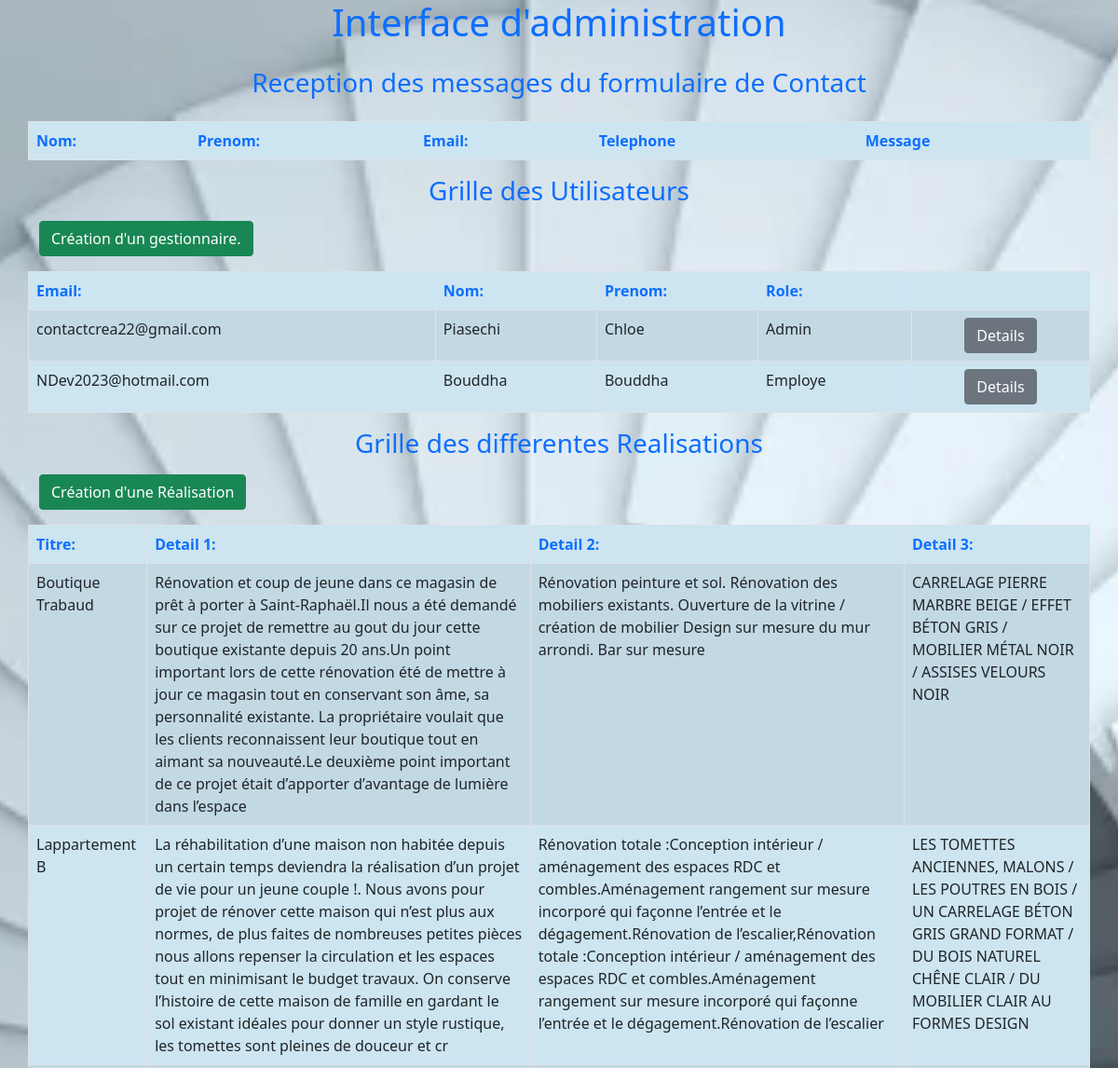
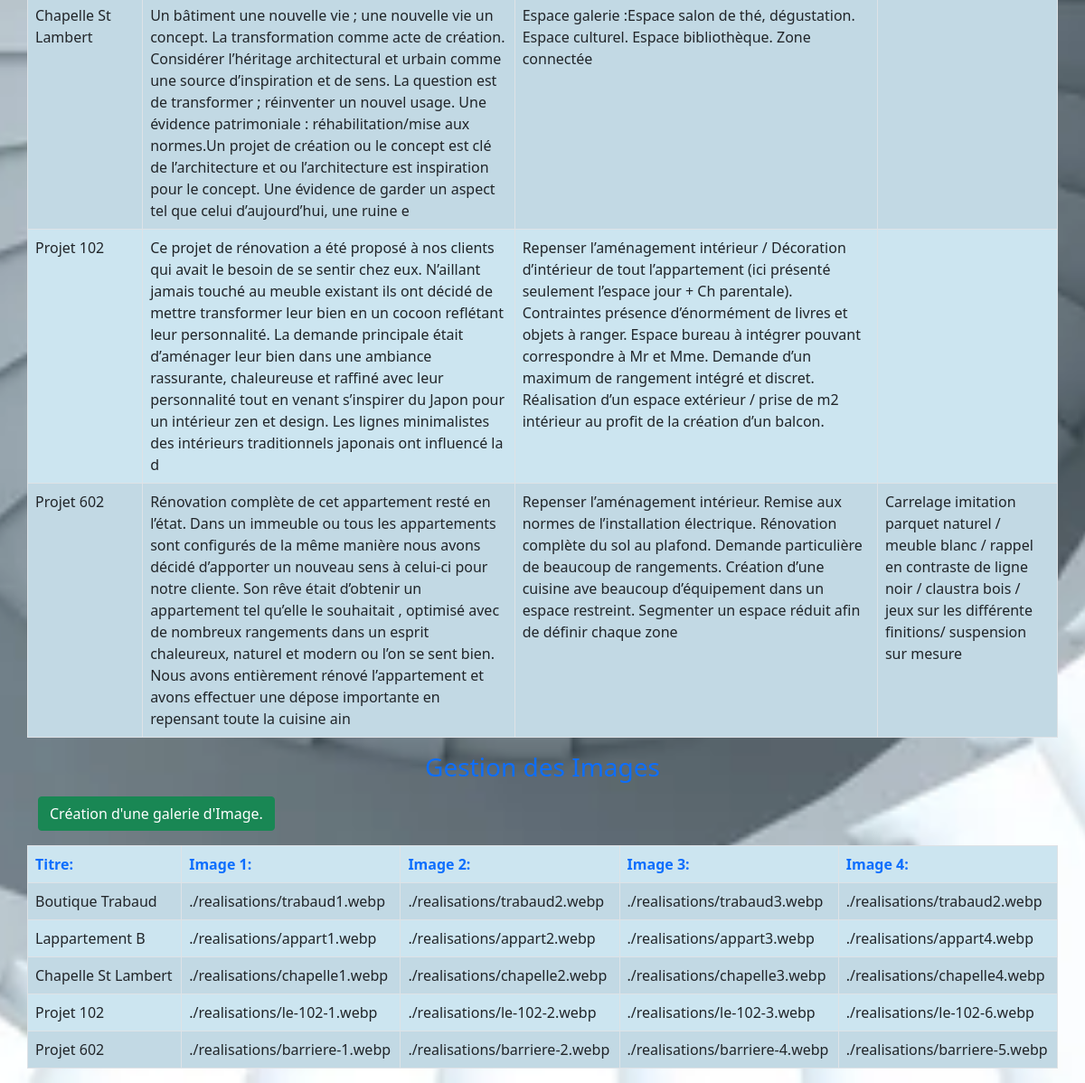
The page /InterfAdminis.php on the database its author committed (2 pictures, top to bottom).
### tables this page shows
CREATE Table if NOT EXISTS User(
    Id int not NULL UNIQUE  PRIMARY KEY AUTO_INCREMENT,
    Email VARCHAR(65) not NULL,
    Name VARCHAR(65) not null,
    Firstname VARCHAR(65) not null,
    Role VARCHAR(65) not null
);

CREATE TABLE IF NOT EXISTS Picture (
    Id INT NOT NULL PRIMARY KEY AUTO_INCREMENT,
    Image1 VARCHAR(65) NOT NULL,
    Image2 VARCHAR(65) NOT NULL,
    Image3 VARCHAR(65) NOT NULL,
    Image4 VARCHAR(65) NOT NULL,
    Image5 VARCHAR(65),
    Id_Real INT not NULL,
    FOREIGN KEY (Id_Real) REFERENCES Realisation(Id)
);

CREATE Table Realisation(
    id INT NOT NULL PRIMARY KEY AUTO_INCREMENT,
    Titre VARCHAR(65) NOT NULL,
    Detail1 VARCHAR(65) not NULL,
    Detail2 VARCHAR(65),
    Detail3 VARCHAR(65),
    Detail4 VARCHAR(65)
);

### pdo.php (called while the page is built, shortened)
<?php
function getDetailetImage($pdo)
{
    try {
    $query  = $pdo->prepare("SELECT * FROM Realisation  INNER JOIN Picture ON Realisation.id = Id_Real");
    $query->execute();
    $DetailetImage = $query->fetchAll(PDO::FETCH_ASSOC);
    return $DetailetImage;
}
catch (Exception $e){
 echo 'erreur sur les demande de detail des realisations';
}
}
function getUtilisateur($pdo)
{
    try {
        $query  = $pdo->prepare("SELECT * FROM User");
        $query->execute();
        $Utilisateur = $query->fetchAll(PDO::FETCH_ASSOC);
        return $Utilisateur;
    }
    catch (Exception $e){
     echo 'Erreur sur les demandes user';
    }
}

### InterfAdminis.php (the view, shortened to what this page needs)
<?php
require_once './pdo.php';
require_once './top.php';
$utilisateurs = getUtilisateur($pdo);
$details = getDetailetImage($pdo);
?>
<body>
  <header>
    <h1 class="h1 text-center text-primary">
    </h1>
  </header>
  <main>
    <div class="container">
      <div class="row">
        <h3 class="text-center  text-primary  mt-3 mb-4">Reception des messages du formulaire de Contact </h3>
      </div>
      <div class="row">
        <table class="table table-striped table-bordered backgroungarray">
          <thead class="text-primary">
            <tr>
              <th>Nom:</th>
              <th>Prenom:</th>
              <th>Email:</th>
              <th>Telephone</th>
              <th>Message</th>
            </tr>
          </thead>
        </table>
      </div>
      <div class="row">
        <h3 class="text-center  text-primary mb-3">Grille des Utilisateurs </h3>
      </div>
      <div class="row">
        <p>
          <a href="createUsers.php" class="btn btn-success">Création d'un gestionnaire.</a>
        </p>
        <table class="table table-striped table-bordered backgroungarray">
          <thead class="text-primary">
            <tr>
              <th>Email:</th>
              <th>Nom:</th>
              <th>Prenom:</th>
              <th>Role:</th>
            </tr>
          </thead>
          <tbody>
            <?php
            foreach ($utilisateurs as $cle => $User) { ?>
              <tr>
                <td> <?= $User['Email']; ?> </td>
                <td> <?= $User['Name']; ?> </td>
                <td> <?= $User['Firstname']; ?> </td>
                <td> <?= $User['Role']; ?> </td>
                <td class="text-center">
                  <a class="btn btn-secondary" href="visu.php?id=<?= $User['Id']; ?>">Details</a>
                </td>
              </tr>
            <?php } ?>
          </tbody>
        </table>
      </div>
    </div>
    <div class="container">
      <div class="row">
        <h3 class="text-center  text-primary mb-3">Grille des differentes Realisations </h3>
      </div>
      <div class="row">
        <p>
          <a href="createRealisation.php" class="btn btn-success">Création d'une Réalisation</a>
        </p>
        <table class="table table-striped table-bordered backgroungarray">
          <thead class="text-primary">
            <tr>
              <th>Titre:</th>
              <th>Detail 1:</th>
              <th>Detail 2:</th>
              <th>Detail 3:</th>
            </tr>
          </thead>
          <tbody>
            <?php
            foreach ($details as $cle => $Detail) { ?>
              <tr>
                <td> <?= $Detail['Titre']; ?> </td>
                <td> <?= $Detail['detail1']; ?> </td>
                <td> <?= $Detail['detail2']; ?> </td>
                <td> <?= $Detail['detail3']; ?> </td>
              </tr>
            <?php } ?>
          </tbody>
        </table>
      </div>
      <div class="row">
        <h3 class="text-center  text-primary mb-3">Gestion des Images </h3>
      </div>
      <div class="row">
        <p>
          <a href="createImage.php" class="btn btn-success">Création d'une galerie d'Image.</a>
        </p>
        <table class="table table-striped table-bordered backgroungarray ">
          <thead class="text-primary">
            <tr>
              <th>Titre:</th>
              <th>Image 1:</th>
              <th>Image 2:</th>
              <th>Image 3:</th>
              <th>Image 4:</th>
            </tr>
          </thead>
          <tbody>
            <?php
            foreach ($details as $cle => $Detail) { ?>
              <tr>
                <td> <?= $Detail['Titre']; ?> </td>
                <td> <?= $Detail['Image1']; ?> </td>
                <td> <?= $Detail['Image2']; ?> </td>
                <td> <?= $Detail['Image3']; ?> </td>
                <td> <?= $Detail['Image4']; ?> </td>
              </tr>
            <?php } ?>
          </tbody>
        </table>
      </div>
    </div>
  </main>
</body>
</html>

### css/style.css (style rules this page uses)
html { width: 100%; height: 100%; }
body { background-repeat: no-repeat; background: center url("../asset/escalier.jpeg"); background-size: cover; background-attachment: fixed; display: flex; flex-direction: column; justify-content: space-between; font-size: x-large; box-sizing: border-box; min-height: 100%; }
.backgroungarray { background: #CCE5F0; }

### rows shown on the page
user: Email "contactcrea22@gmail.com", Name "Piasechi", Firstname "Chloe", Role "Admin"
user: Email "NDev2023@hotmail.com", Name "Bouddha", Firstname "Bouddha", Role "Employe"
picture: Id_Real.Titre "Boutique Trabaud", Id_Real.detail1 "Rénovation et coup de jeune dans ce magasin de prêt à porter à Saint-Raphaël.Il nous a été demandé sur ce projet de remettre au gout du jour cette boutique existante depuis 20 ans.Un point important lors de cette rénovation été de mettre à jour ce magasin tout en conservant son âme, sa personnalité existante. La propriétaire voulait que les clients reconnaissent leur boutique tout en aimant sa nouveauté.Le deuxième point important de ce projet était d’apporter d’avantage de lumière dans l’espace", Id_Real.detail2 "Rénovation peinture et sol. Rénovation des mobiliers existants. Ouverture de la vitrine / création de mobilier Design sur mesure du mur arrondi. Bar sur mesure", Id_Real.detail3 "CARRELAGE PIERRE MARBRE BEIGE / EFFET BÉTON GRIS / MOBILIER MÉTAL NOIR / ASSISES VELOURS NOIR", Image1 "./realisations/trabaud1.webp", Image2 "./realisations/trabaud2.webp", Image3 "./realisations/trabaud3.webp", Image4 "./realisations/trabaud2.webp"
picture: Id_Real.Titre "Lappartement B", Id_Real.detail1 "La réhabilitation d’une maison non habitée depuis un certain temps deviendra la réalisation d’un projet de vie pour un jeune couple !. Nous avons pour projet de rénover cette maison qui n’est plus aux normes, de plus faites de nombreuses petites pièces nous allons repenser la circulation et les espaces tout en minimisant le budget travaux. On conserve l’histoire de cette maison de famille en gardant le sol existant idéales pour donner un style rustique, les tomettes sont pleines de douceur et cr", Id_Real.detail2 "Rénovation totale :Conception intérieur / aménagement des espaces RDC et combles.Aménagement rangement sur mesure incorporé qui façonne l’entrée et le dégagement.Rénovation de l’escalier,Rénovation totale :Conception intérieur / aménagement des espaces RDC et combles.Aménagement rangement sur mesure incorporé qui façonne l’entrée et le dégagement.Rénovation de l’escalier", Id_Real.detail3 "LES TOMETTES ANCIENNES, MALONS / LES POUTRES EN BOIS / UN CARRELAGE BÉTON GRIS GRAND FORMAT / DU BOIS NATUREL CHÊNE CLAIR / DU MOBILIER CLAIR AU FORMES DESIGN", Image1 "./realisations/appart1.webp", Image2 "./realisations/appart2.webp", Image3 "./realisations/appart3.webp", Image4 "./realisations/appart4.webp"
picture: Id_Real.Titre "Chapelle St Lambert", Id_Real.detail1 "Un bâtiment une nouvelle vie ; une nouvelle vie un concept. La transformation comme acte de création. Considérer l’héritage architectural et urbain comme une source d’inspiration et de sens. La question est de transformer ; réinventer un nouvel usage. Une évidence patrimoniale : réhabilitation/mise aux normes.Un projet de création ou le concept est clé de l’architecture et ou l’architecture est inspiration pour le concept. Une évidence de garder un aspect tel que celui d’aujourd’hui, une ruine e", Id_Real.detail2 "Espace galerie :Espace salon de thé, dégustation. Espace culturel. Espace bibliothèque. Zone connectée", Image1 "./realisations/chapelle1.webp", Image2 "./realisations/chapelle2.webp", Image3 "./realisations/chapelle3.webp", Image4 "./realisations/chapelle4.webp"
picture: Id_Real.Titre "Projet 102", Id_Real.detail1 "Ce projet de rénovation a été proposé à nos clients qui avait le besoin de se sentir chez eux. N’aillant jamais touché au meuble existant ils ont décidé de mettre transformer leur bien en un cocoon reflétant leur personnalité. La demande principale était d’aménager leur bien dans une ambiance rassurante, chaleureuse et raffiné avec leur personnalité tout en venant s’inspirer du Japon pour un intérieur zen et design. Les lignes minimalistes des intérieurs traditionnels japonais ont influencé la d", Id_Real.detail2 "Repenser l’aménagement intérieur / Décoration d’intérieur de tout l’appartement (ici présenté seulement l’espace jour + Ch parentale). Contraintes présence d’énormément de livres et objets à ranger. Espace bureau à intégrer pouvant correspondre à Mr et Mme. Demande d’un maximum de rangement intégré et discret. Réalisation d’un espace extérieur / prise de m2 intérieur au profit de la création d’un balcon.", Image1 "./realisations/le-102-1.webp", Image2 "./realisations/le-102-2.webp", Image3 "./realisations/le-102-3.webp", Image4 "./realisations/le-102-6.webp"
picture: Id_Real.Titre "Projet 602", Id_Real.detail1 "Rénovation complète de cet appartement resté en l’état. Dans un immeuble ou tous les appartements sont configurés de la même manière nous avons décidé d’apporter un nouveau sens à celui-ci pour notre cliente. Son rêve était d’obtenir un appartement tel qu’elle le souhaitait , optimisé avec de nombreux rangements dans un esprit chaleureux, naturel et modern ou l’on se sent bien. Nous avons entièrement rénové l’appartement et avons effectuer une dépose importante en repensant toute la cuisine ain", Id_Real.detail2 "Repenser l’aménagement intérieur. Remise aux normes de l’installation électrique. Rénovation complète du sol au plafond. Demande particulière de beaucoup de rangements. Création d’une cuisine ave beaucoup d’équipement dans un espace restreint. Segmenter un espace réduit afin de définir chaque zone", Id_Real.detail3 "Carrelage imitation parquet naturel / meuble blanc / rappel en contraste de ligne noir / claustra bois / jeux sur les différente finitions/ suspension sur mesure", Image1 "./realisations/barriere-1.webp", Image2 "./realisations/barriere-2.webp", Image3 "./realisations/barriere-4.webp", Image4 "./realisations/barriere-5.webp"
